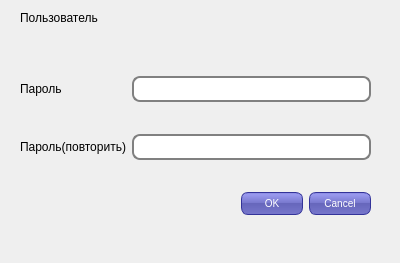
<?xml version="1.0" encoding="UTF-8"?>
<ui version="4.0">
 <class>pwdFrm</class>
 <widget class="QDialog" name="pwdFrm">
  <property name="windowModality">
   <enum>Qt::WindowModal</enum>
  </property>
  <property name="geometry">
   <rect>
    <x>0</x>
    <y>0</y>
    <width>400</width>
    <height>263</height>
   </rect>
  </property>
  <property name="windowTitle">
   <string>Новый пароль</string>
  </property>
  <property name="styleSheet">
   <string notr="true">QPushButton {
color: white;
background-color: QLinearGradient( x1: 0, y1: 0, x2: 0, y2: 1, stop: 0 #88d, stop: 0.1 #99e, stop: 0.49 #77c, stop: 0.5 #66b, stop: 1 #77c);
border-width: 1px;
border-color: #339;
border-style: solid;
border-radius: 7;
padding: 3px;
font-size: 10px;
padding-left: 5px;
padding-right: 5px;
min-width: 50px;
max-width: 50px;
min-height: 15px;
max-height: 15px;
}
QPushButton:pressed {
    background-color: #4169E1;     
}

QLineEdit {
padding: 1px;
border-style: solid;
border: 2px solid gray;
border-radius: 8px;
min-height:20px;
}
</string>
  </property>
  <widget class="QWidget" name="layoutWidget">
   <property name="geometry">
    <rect>
     <x>20</x>
     <y>50</y>
     <width>351</width>
     <height>191</height>
    </rect>
   </property>
   <layout class="QGridLayout" name="gridLayout">
    <item row="0" column="0">
     <widget class="QLabel" name="labelPwd">
      <property name="lineWidth">
       <number>-2</number>
      </property>
      <property name="text">
       <string>Пароль</string>
      </property>
      <property name="textFormat">
       <enum>Qt::AutoText</enum>
      </property>
     </widget>
    </item>
    <item row="0" column="1">
     <widget class="QLineEdit" name="lineEditPwd">
      <property name="echoMode">
       <enum>QLineEdit::PasswordEchoOnEdit</enum>
      </property>
     </widget>
    </item>
    <item row="1" column="0">
     <widget class="QLabel" name="labelPwd2">
      <property name="text">
       <string>Пароль(повторить)</string>
      </property>
     </widget>
    </item>
    <item row="1" column="1">
     <widget class="QLineEdit" name="lineEditPwd2">
      <property name="echoMode">
       <enum>QLineEdit::PasswordEchoOnEdit</enum>
      </property>
     </widget>
    </item>
    <item row="2" column="0" colspan="2">
     <widget class="QDialogButtonBox" name="buttonBox">
      <property name="orientation">
       <enum>Qt::Horizontal</enum>
      </property>
      <property name="standardButtons">
       <set>QDialogButtonBox::Cancel|QDialogButtonBox::Ok</set>
      </property>
     </widget>
    </item>
   </layout>
  </widget>
  <widget class="QWidget" name="layoutWidget">
   <property name="geometry">
    <rect>
     <x>20</x>
     <y>10</y>
     <width>351</width>
     <height>40</height>
    </rect>
   </property>
   <layout class="QGridLayout" name="gridLayout_2">
    <item row="1" column="0" colspan="2">
     <widget class="QLabel" name="labelUser">
      <property name="font">
       <font>
        <family>Consolas</family>
        <pointsize>12</pointsize>
       </font>
      </property>
      <property name="layoutDirection">
       <enum>Qt::RightToLeft</enum>
      </property>
      <property name="styleSheet">
       <string notr="true">color:red;</string>
      </property>
      <property name="lineWidth">
       <number>0</number>
      </property>
      <property name="text">
       <string/>
      </property>
     </widget>
    </item>
    <item row="0" column="0">
     <widget class="QLabel" name="labelUse1">
      <property name="text">
       <string>Пользователь</string>
      </property>
     </widget>
    </item>
   </layout>
  </widget>
 </widget>
 <resources/>
 <connections>
  <connection>
   <sender>buttonBox</sender>
   <signal>rejected()</signal>
   <receiver>pwdFrm</receiver>
   <slot>reject()</slot>
   <hints>
    <hint type="sourcelabel">
     <x>316</x>
     <y>260</y>
    </hint>
    <hint type="destinationlabel">
     <x>286</x>
     <y>274</y>
    </hint>
   </hints>
  </connection>
  <connection>
   <sender>buttonBox</sender>
   <signal>accepted()</signal>
   <receiver>pwdFrm</receiver>
   <slot>accept()</slot>
   <hints>
    <hint type="sourcelabel">
     <x>248</x>
     <y>254</y>
    </hint>
    <hint type="destinationlabel">
     <x>157</x>
     <y>274</y>
    </hint>
   </hints>
  </connection>
 </connections>
</ui>
